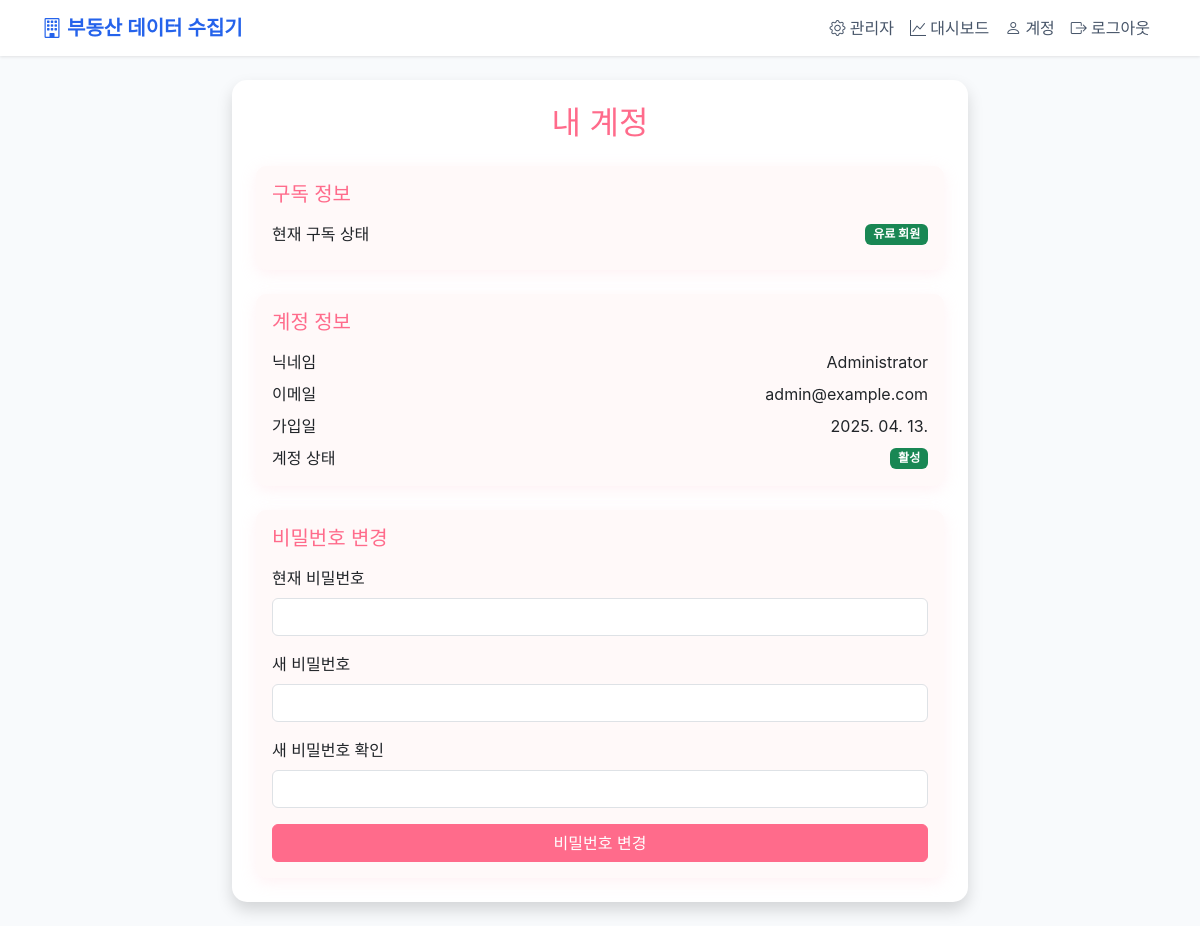
Page /account (signed in) on the committed database.
### vecel/models.py (models this page shows, shortened)
class User(UserMixin, db.Model):
    id = db.Column(db.Integer, primary_key=True)
    username = db.Column(db.String(80), unique=True, nullable=False)
    email = db.Column(db.String(120), unique=True, nullable=False)
    password = db.Column(db.String(128))  # Changed from password_hash
    is_admin = db.Column(db.Boolean, default=False)
    is_premium = db.Column(db.Boolean, default=False)
    created_at = db.Column(db.DateTime, default=datetime.utcnow)
    subscription_expiry = db.Column(db.DateTime)
    last_login = db.Column(db.DateTime)
    account_status = db.Column(db.String(20), default='활성')  # 활성, 휴면, 정지
    searches = db.relationship('Search', backref='user', lazy=True)

### vecel/app.py (the view)
@app.route('/account')
@login_required
def account():
    return render_template('account.html')

### vecel/app.py (called while the page is built)
@login_manager.user_loader
def load_user(user_id):
    return User.query.get(int(user_id))

### vecel/templates/account.html (shortened to what this page needs)
{% extends "base.html" %}
{% block content %}
<div class="container">
    <div class="row justify-content-center">
        <div class="col-md-8">
            <div class="card shadow" style="border-radius: 15px; border: none;">
                <div class="card-body p-4">
                    <h2 class="text-center mb-4" style="color: #FF6B8B;">
                         내 계정
                    </h2>
                    <div class="card mb-4" style="background-color: #FFF9F9; border: none; border-radius: 10px;">
                        <div class="card-body">
                            <h5 class="card-title mb-3" style="color: #FF6B8B;">구독 정보</h5>
                            <div class="d-flex justify-content-between align-items-center mb-2">
                                <span>현재 구독 상태</span>
                                <span class="badge {% if current_user.is_premium %}bg-success{% else %}bg-warning text-dark{% endif %}">
                                    {% if current_user.is_premium %}유료 회원{% else %}무료 체험{% endif %}
                                </span>
                            </div>
                        </div>
                    </div>
                    <div class="card mb-4" style="background-color: #FFF9F9; border: none; border-radius: 10px;">
                        <div class="card-body">
                            <h5 class="card-title mb-3" style="color: #FF6B8B;">계정 정보</h5>
                            <div class="d-flex justify-content-between align-items-center mb-2">
                                <span>닉네임</span>
                                <span>{{ current_user.username }}</span>
                            </div>
                            <div class="d-flex justify-content-between align-items-center mb-2">
                                <span>이메일</span>
                                <span>{{ current_user.email }}</span>
                            </div>
                            <div class="d-flex justify-content-between align-items-center mb-2">
                                <span>가입일</span>
                                <span>{{ current_user.created_at.strftime('%Y. %m. %d.') }}</span>
                            </div>
                            <div class="d-flex justify-content-between align-items-center">
                                <span>계정 상태</span>
                                <span class="badge {% if current_user.account_status == '활성' %}bg-success{% else %}bg-secondary{% endif %}">
                                    {{ current_user.account_status }}
                                </span>
                            </div>
                        </div>
                    </div>
                    <div class="card" style="background-color: #FFF9F9; border: none; border-radius: 10px;">
                        <div class="card-body">
                            <h5 class="card-title mb-3" style="color: #FF6B8B;">비밀번호 변경</h5>
                            <form method="POST" action="{{ url_for('change_password') }}">
                                <div class="mb-3">
                                    <label for="current_password" class="form-label">현재 비밀번호</label>
                                    <input type="password" class="form-control" id="current_password" name="current_password" required>
                                </div>
                                <div class="mb-3">
                                    <label for="new_password" class="form-label">새 비밀번호</label>
                                    <input type="password" class="form-control" id="new_password" name="new_password" required>
                                </div>
                                <div class="mb-3">
                                    <label for="confirm_password" class="form-label">새 비밀번호 확인</label>
                                    <input type="password" class="form-control" id="confirm_password" name="confirm_password" required>
                                </div>
                                <div class="d-grid">
                                    <button type="submit" class="btn btn-primary">비밀번호 변경</button>
                                </div>
                            </form>
                        </div>
                    </div>
                </div>
            </div>
        </div>
    </div>
</div>
{% endblock %}

### vecel/templates/base.html (style rules this page uses)
:root { --primary-color: #2563eb; --secondary-color: #475569; --accent-color: #3b82f6; --background-color: #f8fafc; --text-color: #1e293b; }
body { font-family: -apple-system, BlinkMacSystemFont, "Segoe UI", Roboto, "Helvetica Neue", Arial, sans-serif; background-color: var(--background-color); color: var(--text-color); }
.btn-primary { background-color: var(--primary-color); border-color: var(--primary-color); }
.card { transition: transform 0.2s ease, box-shadow 0.2s ease; }

### vecel/templates/account.html (style rules this page uses)
.card { box-shadow: 0 4px 15px rgba(255, 209, 220, 0.3); }
.btn-primary { background-color: #FF6B8B; border-color: #FF6B8B; }

### rows in the picture
User: username "Administrator", email "admin@example.com", created_at "2025. 04. 13.", account_status "활성"
